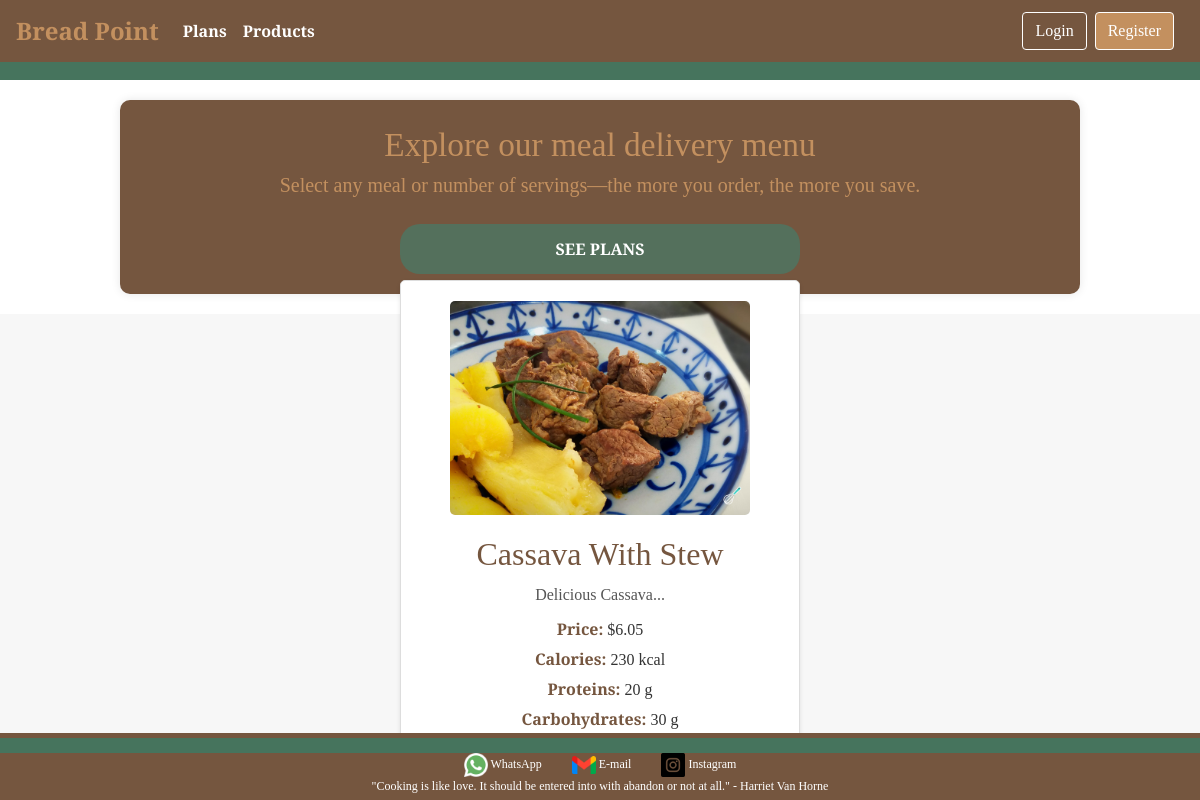
The app's page /product/3 with its own data.
### tables this page shows
CREATE TABLE products (
        id INTEGER PRIMARY KEY AUTOINCREMENT,
        product_name TEXT NOT NULL,
        description TEXT,
        price DECIMAL(10, 2) NOT NULL,
        calories INTEGER,
        protein INTEGER,
        carbohydrates INTEGER,
        fats INTEGER
    , image TEXT);

### back_end/app.py (the view)
@app.route('/product/<int:product_id>', methods=['GET'])
def product_description(product_id):
    conn = get_db()
    cursor = conn.cursor()
    cursor.execute("""
        SELECT product_name, description, price, calories, protein, carbohydrates, fats, image
        FROM products
        WHERE id = ?
    """, (product_id,))
    product = cursor.fetchone()
    close_db(conn)
    if not product:
        return render_template('404.html', message="Produto não encontrado"), 404
    product_data = {
        "name": product[0],
        "description": product[1],
        "price": product[2],
        "calories": product[3],
        "protein": product[4],
        "carbohydrates": product[5],
        "fats": product[6],
        "image": product[7],
    }
    return render_template('product-description.html', product=product_data)

### back_end/app.py (called while the page is built)
def get_db():
    conn = sqlite3.connect('bread_point.db')
    conn.row_factory = sqlite3.Row  # Acessa a coluna por nome
    return conn

### back_end/templates/product-description.html (shortened to what this page needs)
<!DOCTYPE html>
<html lang="en">
<head>
     <link rel="stylesheet" href="{{url_for('static', filename='lib/bootstrap/css/bootstrap.min.css')}}">
     <link rel="stylesheet" href="{{url_for('static', filename='css/home.css')}}">
     <link rel="stylesheet" href="{{url_for('static', filename='css/product-description.css')}}">
</head>
<body>
    {% include 'navbar-select-option.html'%}
    {% include 'product-banner.html'%}
    <div class="div-main-description-products">
        <div class="product-container">
            <div class="product-image"> <img src="{{ product.image }}" alt="{{ product.name }}"> </div>
            <div class="product-description">
                <h2>{{ product.name }}</h2>
                <p>{{ product.description }}</p>
                <ul>
                    <li><strong>Price:</strong> ${{ product.price }}</li>
                    <li><strong>Calories:</strong> {{ product.calories }} kcal</li>
                    <li><strong>Proteins:</strong> {{ product.protein }} g</li>
                    <li><strong>Carbohydrates:</strong> {{ product.carbohydrates }} g</li>
                    <li><strong>Fats:</strong> {{ product.fats }} g</li>
                </ul>
            </div>
        </div>
    </div>
   {% include 'footer-finish-page.html'%}
</body>
</html>

### back_end/static/css/home.css (style rules this page uses)
body { font-family: 'Libre Baskerville', serif !important; }

### back_end/static/css/product-description.css (style rules this page uses)
.div-main-description-products { height: 55vh; display: flex; justify-content: center; align-items: center; background-color: #f7f7f7; }
.product-container { background-color: white; border: 1px solid #ddd; border-radius: 5px; box-shadow: 0 2px 4px rgba(0, 0, 0, 0.1); max-width: 400px; width: 100%; padding: 20px; text-align: center; }
.product-image img { max-width: 100%; height: auto; width: 300px; border-radius: 5px; }
.product-description h2 { color: #75563F; margin-top: 20px; }
.product-description p { color: #555; margin: 10px 0; }
.product-description ul { list-style: none; padding: 0; margin: 0; }
.product-description ul li { color: #333; margin: 5px 0; }
.product-description ul li strong { color: #75563F; }

### records on screen
products: image (picture), name "Cassava With Stew", description "Delicious Cassava...", price "6.05", calories "230", protein "20", carbohydrates "30"
